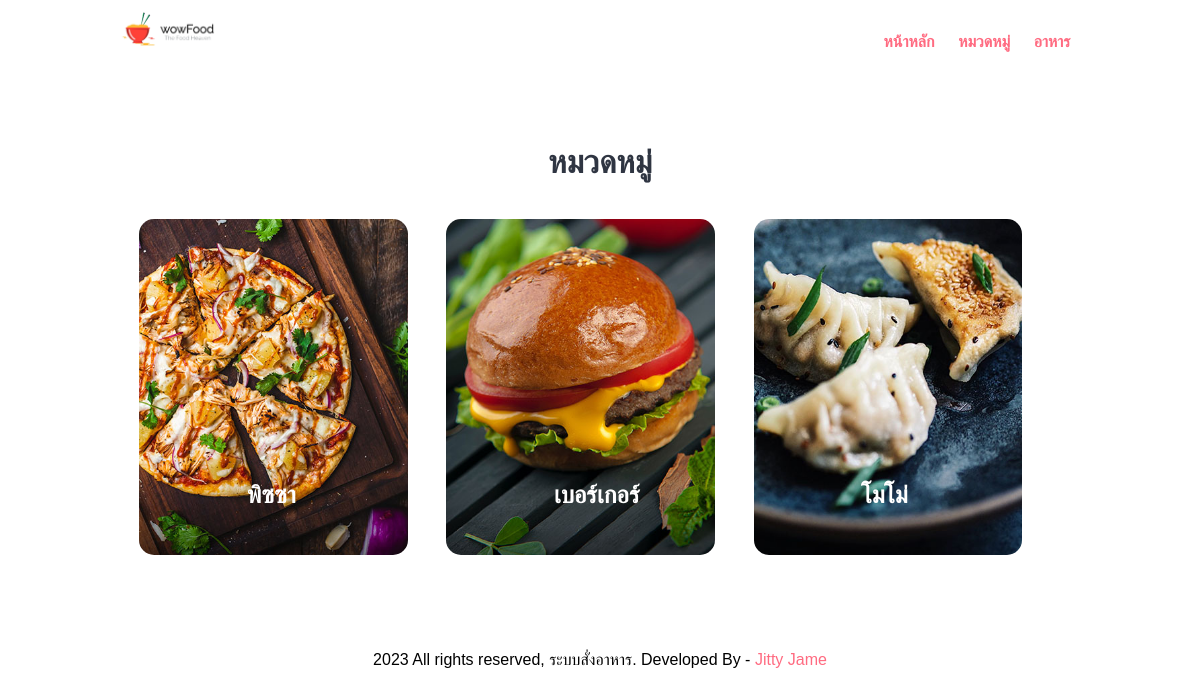
/categories.php, run on the app's committed database.
### tables this page shows
CREATE TABLE `tbl_category` (
  `id` int(10) UNSIGNED NOT NULL,
  `title` varchar(100) NOT NULL,
  `image_name` varchar(255) NOT NULL,
  `featured` varchar(10) NOT NULL,
  `active` varchar(10) NOT NULL
);

### categories.php (the view, shortened to what this page needs)
<?php include('partials-front/menu.php'); ?>
    <section class="categories">
        <div class="container">
            <h2 class="text-center">หมวดหมู่</h2>
            <?php
                $sql = "SELECT * FROM tbl_category WHERE active='Yes'";
                $res = mysqli_query($conn, $sql);
                $count = mysqli_num_rows($res);
                if($count>0)
                {
                    while($row=mysqli_fetch_assoc($res))
                    {
                        $id = $row['id'];
                        $title = $row['title'];
                        $image_name = $row['image_name'];
                        ?>
                        <a href="<?php echo SITEURL; ?>category-foods.php?category_id=<?php echo $id; ?>">
                            <div class="box-3 float-container">
                                <?php
                                    if($image_name=="")
                                    {
                                        echo "<div class='error'>Image not found.</div>";
                                    }
                                    else
                                    {
                                        ?>
                                        <img src="<?php echo SITEURL; ?>images/category/<?php echo $image_name; ?>" alt="Pizza" class="img-responsive img-curve">
                                        <?php
                                    }
                                ?>
                                <h3 class="float-text text-white"><?php echo $title; ?></h3>
                            </div>
                        </a>
                        <?php
                    }
                }
                else
                {
                    echo "<div class='error'>Category not found.</div>";
                }
            ?>
        </div>
    </section>
    <?php include('partials-front/footer.php'); ?>

### css/style.css (style rules this page uses)
* { margin: 0 0; padding: 0 0; font-family: Arial, Helvetica, sans-serif; }
.container { width: 80%; margin: 0 auto; padding: 1%; }
.img-responsive { width: 100%; }
.img-curve { border-radius: 15px; }
.text-center { text-align: center; }
.text-white { color: white; }
a { color: #ff6b81; text-decoration: none; }
h2 { color: #2f3542; font-size: 2rem; margin-bottom: 2%; }
h3 { font-size: 1.5rem; }
.float-container { position: relative; }
.float-text { position: absolute; bottom: 50px; left: 40%; }
.categories { padding: 4% 0; }
.box-3 { width: 28%; float: left; margin: 2%; }

### data on the page
tbl_category: image_name (picture), title "พิซซา"
tbl_category: image_name (picture), title "เบอร์เกอร์"
tbl_category: image_name (picture), title "โมโม่"
